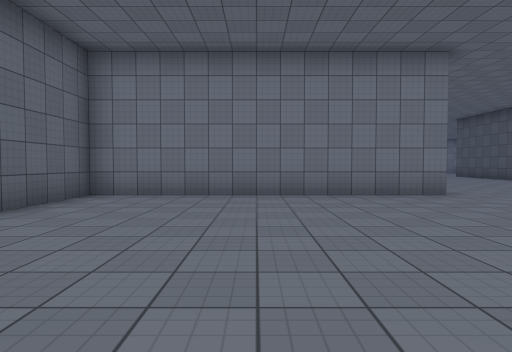
View 1 (above)

23 first-person views from a walk through a scene from a Unity 3-D project. The camera is 1.3 m above the floor, tilts 2° down and sees 75° across. The floor is counted in squares, 2 m on a side. Each view is taken from the middle of a square. On the plan, view 1 faces up. The plan holds only what a view shows up to about 10 squares ahead; the rest is blank. The place goes on beyond the plan. Some trees and plants on the terrain are drawn as simple stand-ins. The player character is not drawn. Some surface patterns are stand-ins.

View 2
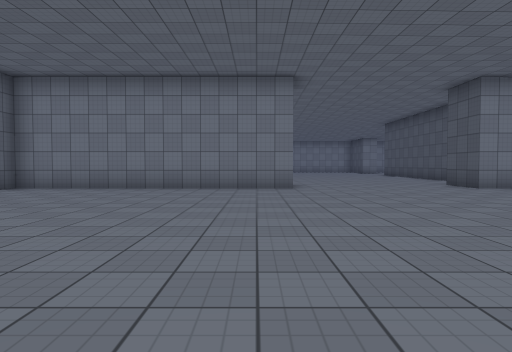

View 3
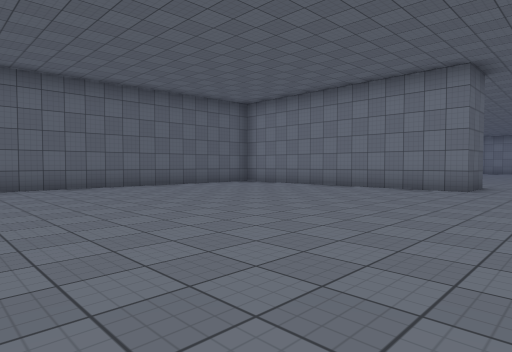

View 4
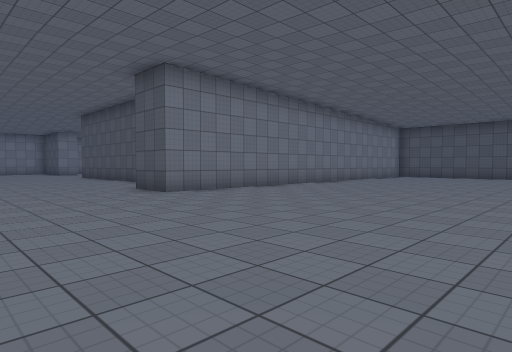

View 5
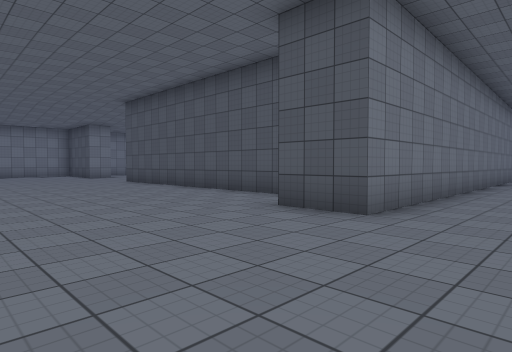

View 6
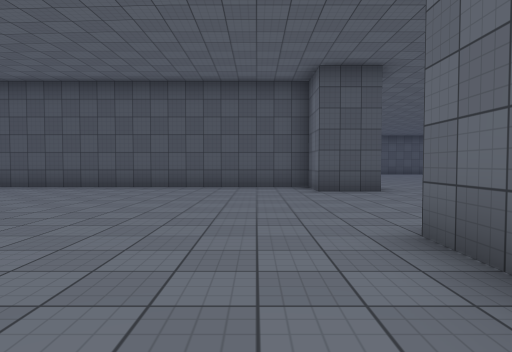

View 7
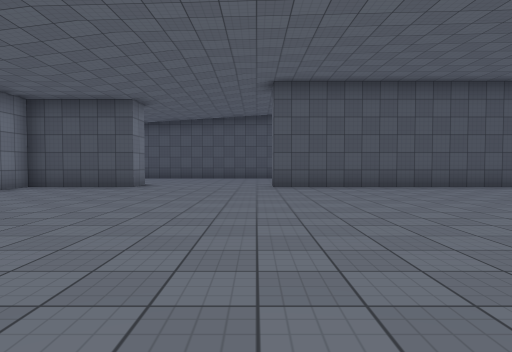

View 8
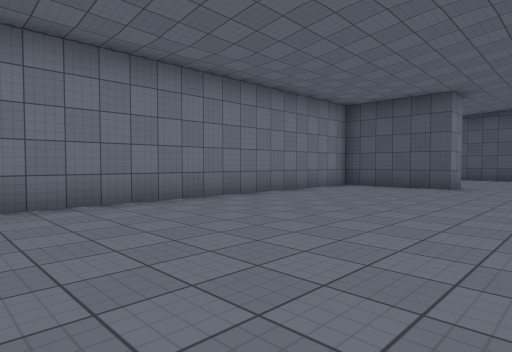

View 9
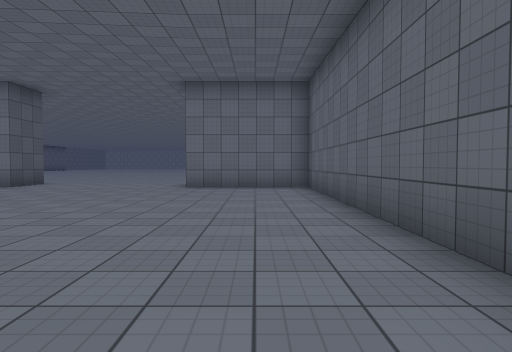

View 10
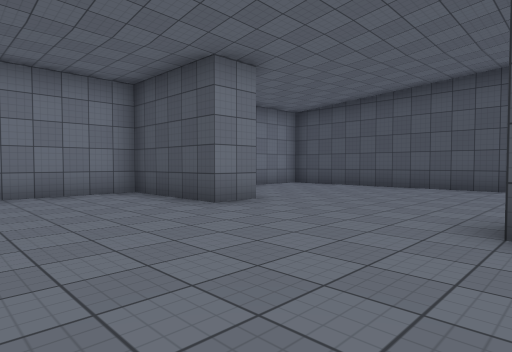

View 11
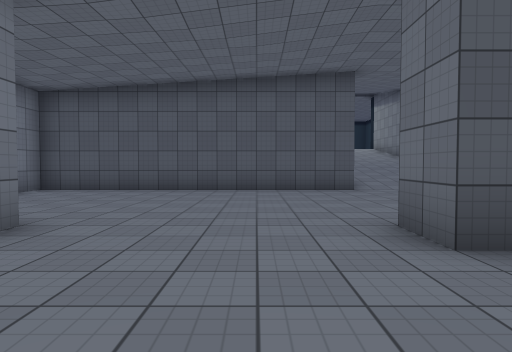

View 12
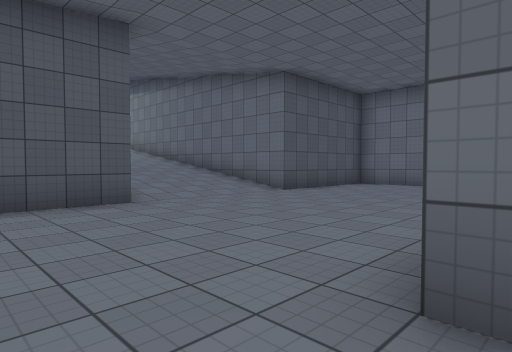

View 13
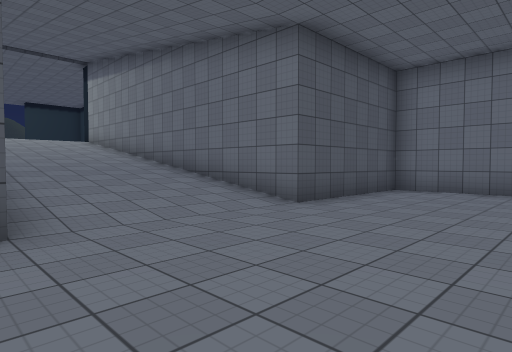

View 14
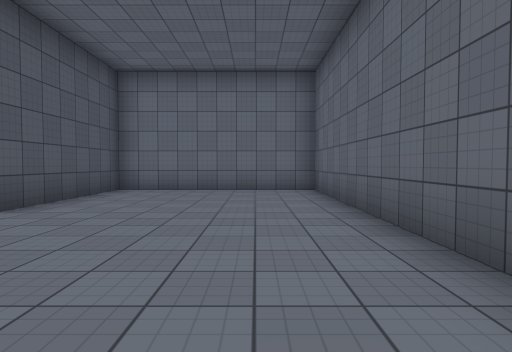

View 15
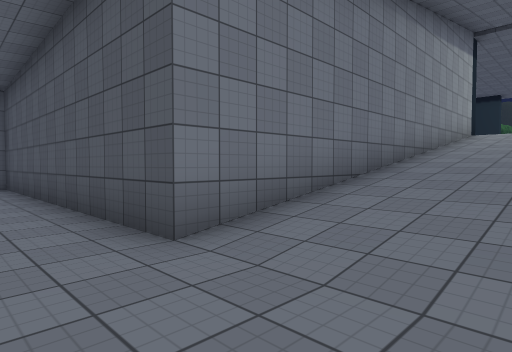

View 16
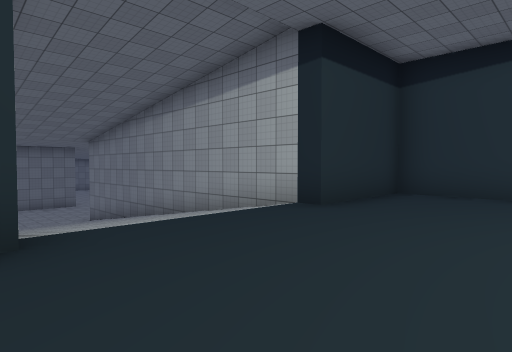

View 17
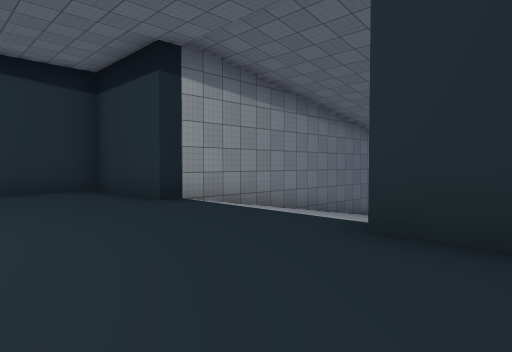

View 18
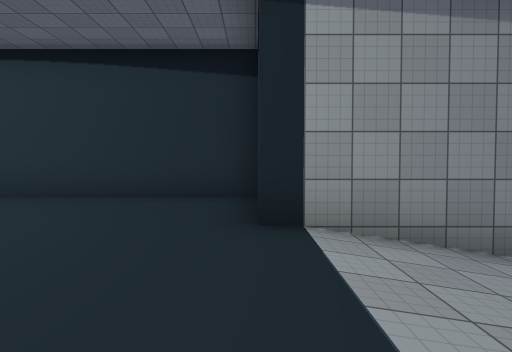

View 19
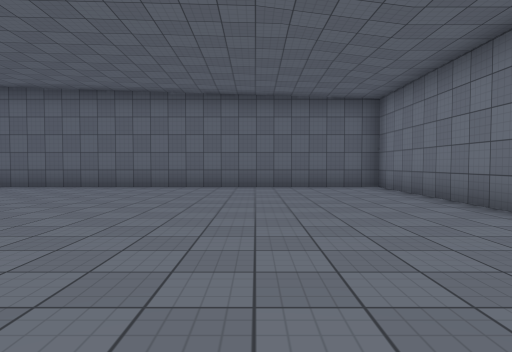

View 20
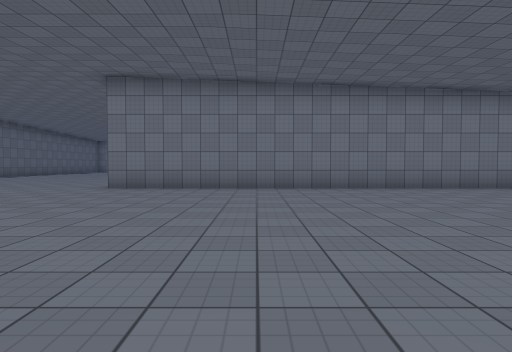

View 21
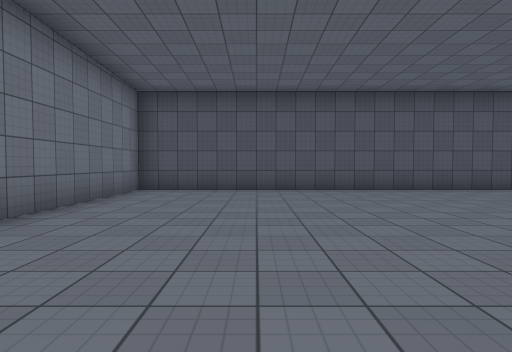

View 22
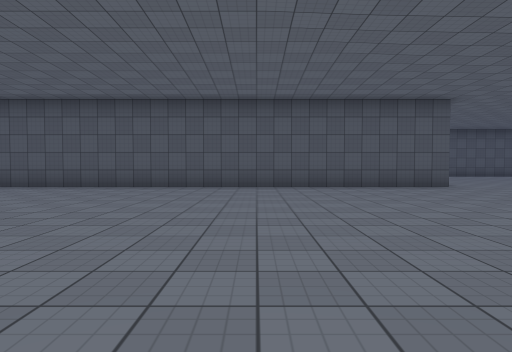

View 23
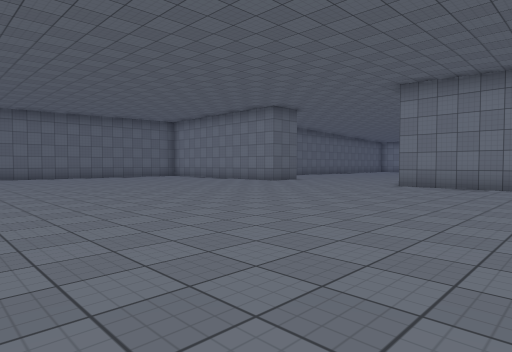

### Floor plan
Key: @ floor where view 1 was taken; # wall or solid block; . main floor; : floor 3 m higher than the main floor; / step, stairs or slope.
Columns run from 4 left of view 1 to 30 right of it. Each row starts with its distance up from view 1.
 25     ############    ##
 24     #..........#  ...#
 23     #..........# ....#
 22     #..........#.....#
 21     #................#
 20     #................#         ###
 19     #................#         #::
 18     #................#         #:::
 17     #..........#.....###########:::
 16     #..........#.....//////////::::
 15     #..........#.....//////////::::
 14     #..........#.....//////////::::
 13     #..........#.....//////////::::
 12     #..........#.....###########:::
 11     #..........#.....#         #:::
 10     #..........#.....#         #:::
  9     #..........#.....#         ####
  8     #####....#########
  7 #########....###############
  6 #..........................#
  5 #..........................#
  4 #..........................#
  3 #..........................#
  2 #..........................#
  1 #..........................#
  0 #...@......................#
 -1 #..........................#
 -2       .....................#
 -3              ..............#
 -4                    ........#
 -5                     .......#
 -6                       .....#
 -7                        ....#
 -8                         ....

Positions as (right, up) in squares from view 1, and headings:
1: (0, 0), facing up
2: (3, -2), facing up
3: (6, -2), facing up-left
4: (5, 0), facing up-right
5: (5, 5), facing up-right
6: (1, 10), facing right
7: (1, 18), facing right
8: (1, 19), facing up-right
9: (2, 18), facing down
10: (7, 17), facing up-right
11: (8, 19), facing right
12: (11, 19), facing down-right
13: (13, 17), facing down-right
14: (13, 17), facing down
15: (15, 14), facing up-right
16: (30, 12), facing up-left
17: (30, 18), facing down-left
18: (27, 16), facing down
19: (10, 21), facing left
20: (13, -2), facing up
21: (14, 4), facing right
22: (13, -2), facing right
23: (13, -3), facing up-left
